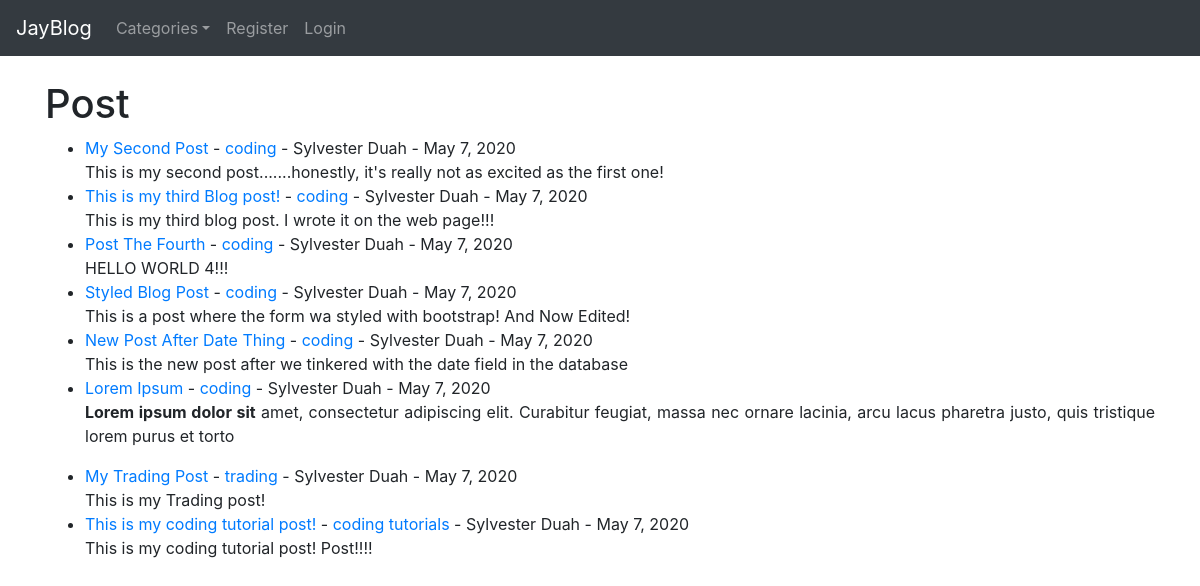
The page / on the database its author committed.
### theblog/models.py (models this page shows, shortened)
class Post(models.Model):
	title = models.CharField(max_length=255)
	title_tag = models.CharField(max_length=255)
	author = models.ForeignKey(User, on_delete=models.CASCADE)
	body = models.TextField()
	post_date = models.DateField(auto_now_add=True)
	category = models.CharField(max_length=255, default='coding')

### theblog/views.py (the view)
# urls.py: path('', HomeView.as_view(), name='home'),
class HomeView(ListView):
	model = Post
	template_name = 'home.html'
	ordering = ['-post_date']
	def get_context_data(self, *args, **kwargs):
		cat_menu = Category.objects.all()
		context = super(HomeView, self).get_context_data(*args, **kwargs)
		context["cat_menu"] = cat_menu
		return context

### theblog/models.py (called while the page is built)
	def __str__(self):
		return self.name

### theblog/templates/home.html (shortened to what this page needs)
{% extends 'base.html' %}
{% block content %}
<h1>Post</h1>
<ul>
{% for post in object_list %}
	<li><a href="{% url 'article-detail' post.pk %}">{{ post.title }}</a>
		- <a href="{% url 'category' post.category|slugify %}">{{ post.category }}</a> -
		{{ post.author.first_name }}
		{{ post.author.last_name }} -
		{{ post.post_date }}
		 <br/>
		{{ post.body|slice:":200" |safe }}</li>
{% endfor %}
</ul>
{% endblock %}

### theblog/templates/base.html (shortened to what this page needs)
<!doctype html>
<html lang="en">
  <head>
    <link rel="stylesheet" href="https://stackpath.bootstrapcdn.com/bootstrap/4.4.1/css/bootstrap.min.css">
  </head>
  <body>
    <nav class="navbar navbar-expand-lg navbar-dark bg-dark">
  <a class="navbar-brand" href="{% url 'home' %}">JayBlog</a>
  <div class="collapse navbar-collapse" id="navbarSupportedContent">
    <ul class="navbar-nav mr-auto">
      {% if cat_menu %}
      <li class="nav-item dropdown">
          <a class="nav-link dropdown-toggle" href="#" id="navbarDropdown" role="button" data-toggle="dropdown" arial-haspopup="true" aria-expanded="false">Categories</a>
      </li>
      {% else %}
        <li class="nav-item">
            <a class="nav-link" href="{% url 'category-list' %}">Categories</a>
        </li>
      {% endif %}
      {% if user.is_authenticated %}
        <li class="nav-item">
          <a class="nav-link" href="{% url 'add_post' %}">Add Post</a>
        </li>
        <li class="nav-item">
          <a class="nav-link" href="{% url 'add_category' %}">Add Category</a>
        </li>
        <li class="nav-item">
         <a class="nav-link" href="{% url 'logout' %}">Logout</a>
        </li>
      {% else %}
        <li class="nav-item">
          <a class="nav-link" href="{% url 'register' %}">Register</a>
        </li>
        <li class="nav-item">
          <a class="nav-link" href="{% url 'login' %}">Login</a>
        </li>
      {% endif %}
    </ul>
  </div>
</nav>
    <br/>
    <div class="container">
      {% block content %}
      {% endblock %}
    </div>
  </body>
</html>

### rows shown on the page
Post: title "My Second Post", category "coding", author.first_name "Sylvester", author.last_name "Duah", post_date "May 7, 2020", body "This is my second post.......honestly, it's really not as excited as the first one!"
Post: title "This is my third Blog post!", category "coding", author.first_name "Sylvester", author.last_name "Duah", post_date "May 7, 2020", body "This is my third blog post. I wrote it on the web page!!!"
Post: title "Post The Fourth", category "coding", author.first_name "Sylvester", author.last_name "Duah", post_date "May 7, 2020", body "HELLO WORLD 4!!!"
Post: title "Styled Blog Post", category "coding", author.first_name "Sylvester", author.last_name "Duah", post_date "May 7, 2020", body "This is a post where the form wa styled with bootstrap! And Now Edited!"
Post: title "New Post After Date Thing", category "coding", author.first_name "Sylvester", author.last_name "Duah", post_date "May 7, 2020", body "This is the new post after we tinkered with the date field in the database"
Post: title "Lorem Ipsum", category "coding", author.first_name "Sylvester", author.last_name "Duah", post_date "May 7, 2020", body "Lorem ipsum dolor sit amet, consectetur adipiscing elit. Curabitur feugiat, massa nec ornare lacinia, arcu lacus pharetra justo, quis tristique lorem purus et torto"
Post: title "My Trading Post", category "trading", author.first_name "Sylvester", author.last_name "Duah", post_date "May 7, 2020", body "This is my Trading post!"
Post: title "This is my coding tutorial post!", category "coding tutorials", author.first_name "Sylvester", author.last_name "Duah", post_date "May 7, 2020", body "This is my coding tutorial post! Post!!!!"
